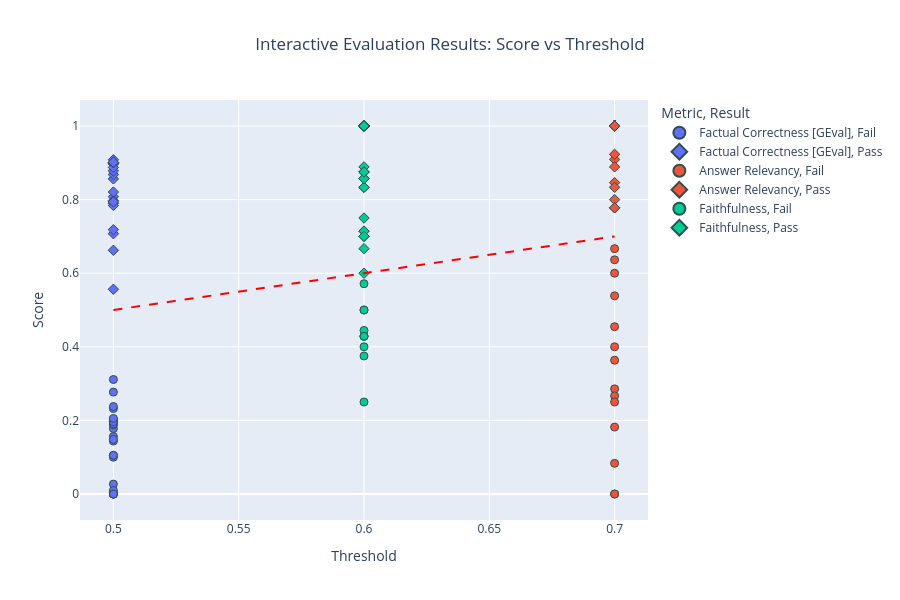
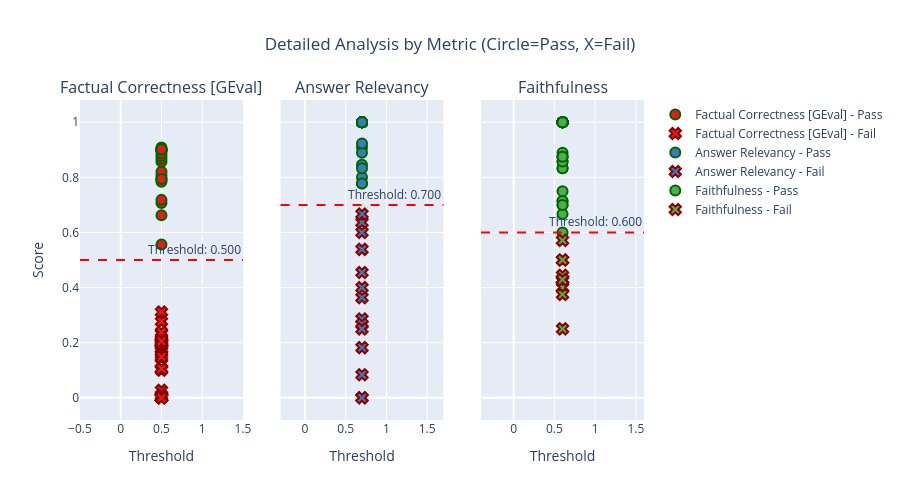

The code cell stored with these charts, in order, in its notebook:
### Markdown cell above
## 7. Interactive Scatter Plot

### Code cell
# Create an interactive scatter plot
# Create size column with minimum size for visibility
df_plot = df.copy()
df_plot['size_for_plot'] = np.maximum(df_plot['evaluation_cost'], 5)  # Minimum size of 5

# Convert boolean to string for better legend display
df_plot['success_str'] = df_plot['success'].map({True: 'Pass', False: 'Fail'})

fig = px.scatter(
    df_plot, 
    x='threshold', 
    y='score',
    color='metric_name',
    symbol='success_str',
    size='size_for_plot',
    hover_data=['success', 'evaluation_cost'],
    hover_name='metric_name',
    title='Interactive Evaluation Results: Score vs Threshold',
    labels={
        'threshold': 'Threshold',
        'score': 'Score',
        'metric_name': 'Metric',
        'success_str': 'Result',
        'evaluation_cost': 'Evaluation Cost'
    }
)

# Calculate proper bounds for diagonal line
threshold_min, threshold_max = df['threshold'].min(), df['threshold'].max()
score_min, score_max = df['score'].min(), df['score'].max()

# Use the overlapping range for the diagonal line
line_min = max(threshold_min, score_min)
line_max = min(threshold_max, score_max)

# Only add diagonal line if there's a meaningful range
if line_min < line_max:
    fig.add_shape(
        type="line",
        x0=line_min, y0=line_min,
        x1=line_max, y1=line_max,
        line=dict(color="red", width=2, dash="dash"),
        name="Score = Threshold"
    )

# Update layout for better interactivity
fig.update_layout(
    height=600,
    title_x=0.5,
    legend=dict(
        orientation="v",
        yanchor="top",
        y=1,
        xanchor="left",
        x=1.02
    )
)

# Update traces to ensure they're toggleable
fig.update_traces(
    marker=dict(size=8, line=dict(width=1, color='DarkSlateGrey')),
    selector=dict(mode='markers')
)

fig.show()

# Create an additional detailed interactive plot
print("\n" + "="*50)
print("DETAILED INTERACTIVE ANALYSIS")
print("="*50)

# Create subplots for each metric
fig2 = make_subplots(
    rows=1, cols=len(df['metric_name'].unique()),
    subplot_titles=df['metric_name'].unique(),
    shared_yaxes=True
)

colors = px.colors.qualitative.Set1
for i, metric in enumerate(df['metric_name'].unique()):
    metric_data = df[df['metric_name'] == metric]
    
    # Add scatter points for passes
    passes = metric_data[metric_data['success']]
    if len(passes) > 0:
        fig2.add_trace(
            go.Scatter(
                x=passes['threshold'],
                y=passes['score'],
                mode='markers',
                name=f'{metric} - Pass',
                marker=dict(
                    color=colors[i % len(colors)],
                    size=10,
                    symbol='circle',
                    line=dict(width=2, color='darkgreen')
                ),
                hovertemplate=f'<b>{metric} - PASS</b><br>' +
                             'Score: %{y:.3f}<br>' +
                             'Threshold: %{x:.3f}<br>' +
                             '<extra></extra>'
            ),
            row=1, col=i+1
        )
    
    # Add scatter points for failures
    failures = metric_data[~metric_data['success']]
    if len(failures) > 0:
        fig2.add_trace(
            go.Scatter(
                x=failures['threshold'],
                y=failures['score'],
                mode='markers',
                name=f'{metric} - Fail',
                marker=dict(
                    color=colors[i % len(colors)],
                    size=10,
                    symbol='x',
                    line=dict(width=2, color='darkred')
                ),
                hovertemplate=f'<b>{metric} - FAIL</b><br>' +
                             'Score: %{y:.3f}<br>' +
                             'Threshold: %{x:.3f}<br>' +
                             '<extra></extra>'
            ),
            row=1, col=i+1
        )
    
    # Add threshold line for each subplot
    threshold_val = metric_data['threshold'].iloc[0]
    fig2.add_hline(
        y=threshold_val,
        line_dash="dash",
        line_color="red",
        annotation_text=f"Threshold: {threshold_val:.3f}",
        row=1, col=i+1
    )

fig2.update_layout(
    height=500,
    title_text="Detailed Analysis by Metric (Circle=Pass, X=Fail)",
    title_x=0.5,
    showlegend=True
)

fig2.update_xaxes(title_text="Threshold")
fig2.update_yaxes(title_text="Score", col=1)

fig2.show()

### Figure 1 — Plotly figure (JSON) as saved in the notebook; plotly's stock layout.template omitted (floating-point values rounded to 4 significant figures)
{"data": [{"customdata": [[false, 0], [false, 0], [false, 0], [false, 0], [false, 0], [false, 0], [false, 0], [false, 0], [false, 0], [false, 0], [false, 0], [false, 0], [false, 0], [false, 0], [false, 0], [false, 0], [false, 0], [false, 0], [false, 0], [false, 0], [false, 0], [false, 0], [false, 0], [false, 0], [false, 0], [false, 0], [false, 0], [false, 0]], "hovertemplate": "<b>%{hovertext}</b><br><br>Metric=Factual Correctness [GEval]<br>Result=Fail<br>Threshold=%{x}<br>Score=%{y}<br>size_for_plot=%{marker.size}<br>success=%{customdata[0]}<br>Evaluation Cost=%{customdata[1]}<extra></extra>", "hovertext": ["Factual Correctness [GEval]", "Factual Correctness [GEval]", "Factual Correctness [GEval]", "Factual Correctness [GEval]", "Factual Correctness [GEval]", "Factual Correctness [GEval]", "Factual Correctness [GEval]", "Factual Correctness [GEval]", "Factual Correctness [GEval]", "Factual Correctness [GEval]", "Factual Correctness [GEval]", "Factual Correctness [GEval]", "Factual Correctness [GEval]", "Factual Correctness [GEval]", "Factual Correctness [GEval]", "Factual Correctness [GEval]", "Factual Correctness [GEval]", "Factual Correctness [GEval]", "Factual Correctness [GEval]", "Factual Correctness [GEval]", "Factual Correctness [GEval]", "Factual Correctness [GEval]", "Factual Correctness [GEval]", "Factual Correctness [GEval]", "Factual Correctness [GEval]", "Factual Correctness [GEval]", "Factual Correctness [GEval]", "Factual Correctness [GEval]"], "legendgroup": "Factual Correctness [GEval], Fail", "marker": {"color": "#636efa", "line": {"color": "DarkSlateGrey", "width": 1}, "size": 8, "sizemode": "area", "sizeref": 0.0125, "symbol": "circle"}, "mode": "markers", "name": "Factual Correctness [GEval], Fail", "orientation": "v", "showlegend": true, "type": "scatter", "x": [0.5, 0.5, 0.5, 0.5, 0.5, 0.5, 0.5, 0.5, 0.5, 0.5, 0.5, 0.5, 0.5, 0.5, 0.5, 0.5, 0.5, 0.5, 0.5, 0.5, 0.5, 0.5, 0.5, 0.5, 0.5, 0.5, 0.5, 0.5], "xaxis": "x", "y": [0.1438, 0.1562, 0.0, 0.1777, 0.2004, 0.1047, 0.1881, 0.02689, 0.0, 0.2321, 0.0, 0.3111, 0.2033, 0.2769, 0.003597, 0.0, 0.009535, 0.0, 0.1982, 0.1976, 0.2378, 0.1, 0.1905, 0.1963, 0.0, 0.2053, 0.1483, 0.1053], "yaxis": "y"}, {"customdata": [[true, 0], [true, 0], [true, 0], [true, 0], [true, 0], [true, 0], [true, 0], [true, 0], [true, 0], [true, 0], [true, 0], [true, 0], [true, 0], [true, 0], [true, 0], [true, 0], [true, 0], [true, 0], [true, 0], [true, 0], [true, 0], [true, 0]], "hovertemplate": "<b>%{hovertext}</b><br><br>Metric=Factual Correctness [GEval]<br>Result=Pass<br>Threshold=%{x}<br>Score=%{y}<br>size_for_plot=%{marker.size}<br>success=%{customdata[0]}<br>Evaluation Cost=%{customdata[1]}<extra></extra>", "hovertext": ["Factual Correctness [GEval]", "Factual Correctness [GEval]", "Factual Correctness [GEval]", "Factual Correctness [GEval]", "Factual Correctness [GEval]", "Factual Correctness [GEval]", "Factual Correctness [GEval]", "Factual Correctness [GEval]", "Factual Correctness [GEval]", "Factual Correctness [GEval]", "Factual Correctness [GEval]", "Factual Correctness [GEval]", "Factual Correctness [GEval]", "Factual Correctness [GEval]", "Factual Correctness [GEval]", "Factual Correctness [GEval]", "Factual Correctness [GEval]", "Factual Correctness [GEval]", "Factual Correctness [GEval]", "Factual Correctness [GEval]", "Factual Correctness [GEval]", "Factual Correctness [GEval]"], "legendgroup": "Factual Correctness [GEval], Pass", "marker": {"color": "#636efa", "line": {"color": "DarkSlateGrey", "width": 1}, "size": 8, "sizemode": "area", "sizeref": 0.0125, "symbol": "diamond"}, "mode": "markers", "name": "Factual Correctness [GEval], Pass", "orientation": "v", "showlegend": true, "type": "scatter", "x": [0.5, 0.5, 0.5, 0.5, 0.5, 0.5, 0.5, 0.5, 0.5, 0.5, 0.5, 0.5, 0.5, 0.5, 0.5, 0.5, 0.5, 0.5, 0.5, 0.5, 0.5, 0.5], "xaxis": "x", "y": [0.8562, 0.8977, 0.8679, 0.8777, 0.7904, 0.7073, 0.9, 0.9082, 0.8077, 0.6622, 0.9, 0.7971, 0.7843, 0.7182, 0.8971, 0.9, 0.8205, 0.8875, 0.5564, 0.794, 0.9, 0.9018], "yaxis": "y"}, {"customdata": [[false, 0], [false, 0], [false, 0], [false, 0], [false, 0], [false, 0], [false, 0], [false, 0], [false, 0], [false, 0], [false, 0], [false, 0], [false, 0], [false, 0]], "hovertemplate": "<b>%{hovertext}</b><br><br>Metric=Answer Relevancy<br>Result=Fail<br>Threshold=%{x}<br>Score=%{y}<br>size_for_plot=%{marker.size}<br>success=%{customdata[0]}<br>Evaluation Cost=%{customdata[1]}<extra></extra>", "hovertext": ["Answer Relevancy", "Answer Relevancy", "Answer Relevancy", "Answer Relevancy", "Answer Relevancy", "Answer Relevancy", "Answer Relevancy", "Answer Relevancy", "Answer Relevancy", "Answer Relevancy", "Answer Relevancy", "Answer Relevancy", "Answer Relevancy", "Answer Relevancy"], "legendgroup": "Answer Relevancy, Fail", "marker": {"color": "#EF553B", "line": {"color": "DarkSlateGrey", "width": 1}, "size": 8, "sizemode": "area", "sizeref": 0.0125, "symbol": "circle"}, "mode": "markers", "name": "Answer Relevancy, Fail", "orientation": "v", "showlegend": true, "type": "scatter", "x": [0.7, 0.7, 0.7, 0.7, 0.7, 0.7, 0.7, 0.7, 0.7, 0.7, 0.7, 0.7, 0.7, 0.7], "xaxis": "x", "y": [0.3636, 0.4545, 0.2857, 0.5385, 0.0, 0.08333, 0.2667, 0.1818, 0.4, 0.6364, 0.6667, 0.6, 0.25, 0.0], "yaxis": "y"}, {"customdata": [[true, 0], [true, 0], [true, 0], [true, 0], [true, 0], [true, 0], [true, 0], [true, 0], [true, 0], [true, 0], [true, 0], [true, 0], [true, 0], [true, 0], [true, 0], [true, 0], [true, 0], [true, 0], [true, 0], [true, 0], [true, 0], [true, 0], [true, 0], [true, 0], [true, 0], [true, 0], [true, 0], [true, 0], [true, 0], [true, 0], [true, 0], [true, 0], [true, 0], [true, 0], [true, 0], [true, 0]], "hovertemplate": "<b>%{hovertext}</b><br><br>Metric=Answer Relevancy<br>Result=Pass<br>Threshold=%{x}<br>Score=%{y}<br>size_for_plot=%{marker.size}<br>success=%{customdata[0]}<br>Evaluation Cost=%{customdata[1]}<extra></extra>", "hovertext": ["Answer Relevancy", "Answer Relevancy", "Answer Relevancy", "Answer Relevancy", "Answer Relevancy", "Answer Relevancy", "Answer Relevancy", "Answer Relevancy", "Answer Relevancy", "Answer Relevancy", "Answer Relevancy", "Answer Relevancy", "Answer Relevancy", "Answer Relevancy", "Answer Relevancy", "Answer Relevancy", "Answer Relevancy", "Answer Relevancy", "Answer Relevancy", "Answer Relevancy", "Answer Relevancy", "Answer Relevancy", "Answer Relevancy", "Answer Relevancy", "Answer Relevancy", "Answer Relevancy", "Answer Relevancy", "Answer Relevancy", "Answer Relevancy", "Answer Relevancy", "Answer Relevancy", "Answer Relevancy", "Answer Relevancy", "Answer Relevancy", "Answer Relevancy", "Answer Relevancy"], "legendgroup": "Answer Relevancy, Pass", "marker": {"color": "#EF553B", "line": {"color": "DarkSlateGrey", "width": 1}, "size": 8, "sizemode": "area", "sizeref": 0.0125, "symbol": "diamond"}, "mode": "markers", "name": "Answer Relevancy, Pass", "orientation": "v", "showlegend": true, "type": "scatter", "x": [0.7, 0.7, 0.7, 0.7, 0.7, 0.7, 0.7, 0.7, 0.7, 0.7, 0.7, 0.7, 0.7, 0.7, 0.7, 0.7, 0.7, 0.7, 0.7, 0.7, 0.7, 0.7, 0.7, 0.7, 0.7, 0.7, 0.7, 0.7, 0.7, 0.7, 0.7, 0.7, 0.7, 0.7, 0.7, 0.7], "xaxis": "x", "y": [1.0, 1.0, 1.0, 1.0, 1.0, 1.0, 0.8, 1.0, 1.0, 1.0, 1.0, 1.0, 0.8462, 1.0, 1.0, 0.9091, 1.0, 1.0, 1.0, 1.0, 1.0, 1.0, 1.0, 0.7778, 0.8889, 0.8333, 1.0, 1.0, 0.7778, 1.0, 0.9231, 1.0, 1.0, 1.0, 1.0, 1.0], "yaxis": "y"}, {"customdata": [[false, 0], [false, 0], [false, 0], [false, 0], [false, 0], [false, 0], [false, 0], [false, 0], [false, 0], [false, 0]], "hovertemplate": "<b>%{hovertext}</b><br><br>Metric=Faithfulness<br>Result=Fail<br>Threshold=%{x}<br>Score=%{y}<br>size_for_plot=%{marker.size}<br>success=%{customdata[0]}<br>Evaluation Cost=%{customdata[1]}<extra></extra>", "hovertext": ["Faithfulness", "Faithfulness", "Faithfulness", "Faithfulness", "Faithfulness", "Faithfulness", "Faithfulness", "Faithfulness", "Faithfulness", "Faithfulness"], "legendgroup": "Faithfulness, Fail", "marker": {"color": "#00cc96", "line": {"color": "DarkSlateGrey", "width": 1}, "size": 8, "sizemode": "area", "sizeref": 0.0125, "symbol": "circle"}, "mode": "markers", "name": "Faithfulness, Fail", "orientation": "v", "showlegend": true, "type": "scatter", "x": [0.6, 0.6, 0.6, 0.6, 0.6, 0.6, 0.6, 0.6, 0.6, 0.6], "xaxis": "x", "y": [0.4286, 0.4286, 0.5, 0.5714, 0.4444, 0.25, 0.4, 0.4286, 0.375, 0.5], "yaxis": "y"}, {"customdata": [[true, 0], [true, 0], [true, 0], [true, 0], [true, 0], [true, 0], [true, 0], [true, 0], [true, 0], [true, 0], [true, 0], [true, 0], [true, 0], [true, 0], [true, 0], [true, 0], [true, 0], [true, 0], [true, 0], [true, 0], [true, 0], [true, 0], [true, 0], [true, 0], [true, 0], [true, 0], [true, 0], [true, 0], [true, 0], [true, 0], [true, 0], [true, 0], [true, 0], [true, 0], [true, 0], [true, 0], [true, 0], [true, 0], [true, 0], [true, 0]], "hovertemplate": "<b>%{hovertext}</b><br><br>Metric=Faithfulness<br>Result=Pass<br>Threshold=%{x}<br>Score=%{y}<br>size_for_plot=%{marker.size}<br>success=%{customdata[0]}<br>Evaluation Cost=%{customdata[1]}<extra></extra>", "hovertext": ["Faithfulness", "Faithfulness", "Faithfulness", "Faithfulness", "Faithfulness", "Faithfulness", "Faithfulness", "Faithfulness", "Faithfulness", "Faithfulness", "Faithfulness", "Faithfulness", "Faithfulness", "Faithfulness", "Faithfulness", "Faithfulness", "Faithfulness", "Faithfulness", "Faithfulness", "Faithfulness", "Faithfulness", "Faithfulness", "Faithfulness", "Faithfulness", "Faithfulness", "Faithfulness", "Faithfulness", "Faithfulness", "Faithfulness", "Faithfulness", "Faithfulness", "Faithfulness", "Faithfulness", "Faithfulness", "Faithfulness", "Faithfulness", "Faithfulness", "Faithfulness", "Faithfulness", "Faithfulness"], "legendgroup": "Faithfulness, Pass", "marker": {"color": "#00cc96", "line": {"color": "DarkSlateGrey", "width": 1}, "size": 8, "sizemode": "area", "sizeref": 0.0125, "symbol": "diamond"}, "mode": "markers", "name": "Faithfulness, Pass", "orientation": "v", "showlegend": true, "type": "scatter", "x": [0.6, 0.6, 0.6, 0.6, 0.6, 0.6, 0.6, 0.6, 0.6, 0.6, 0.6, 0.6, 0.6, 0.6, 0.6, 0.6, 0.6, 0.6, 0.6, 0.6, 0.6, 0.6, 0.6, 0.6, 0.6, 0.6, 0.6, 0.6, 0.6, 0.6, 0.6, 0.6, 0.6, 0.6, 0.6, 0.6, 0.6, 0.6, 0.6, 0.6], "xaxis": "x", "y": [1.0, 1.0, 1.0, 0.8889, 1.0, 1.0, 1.0, 1.0, 1.0, 1.0, 0.7143, 1.0, 0.7, 1.0, 1.0, 0.6667, 1.0, 1.0, 0.7143, 0.875, 1.0, 1.0, 0.8333, 1.0, 0.6, 0.875, 0.7, 1.0, 1.0, 1.0, 1.0, 0.8571, 1.0, 1.0, 1.0, 0.75, 0.8333, 1.0, 0.8571, 0.875], "yaxis": "y"}], "layout": {"height": 600, "legend": {"itemsizing": "constant", "orientation": "v", "title": {"text": "Metric, Result"}, "tracegroupgap": 0, "x": 1.02, "xanchor": "left", "y": 1, "yanchor": "top"}, "shapes": [{"line": {"color": "red", "dash": "dash", "width": 2}, "name": "Score = Threshold", "type": "line", "x0": 0.5, "x1": 0.7, "y0": 0.5, "y1": 0.7}], "title": {"text": "Interactive Evaluation Results: Score vs Threshold", "x": 0.5}, "xaxis": {"anchor": "y", "domain": [0, 1], "title": {"text": "Threshold"}}, "yaxis": {"anchor": "x", "domain": [0, 1], "title": {"text": "Score"}}}}

### Figure 2 — Plotly figure (JSON) as saved in the notebook; plotly's stock layout.template omitted (floating-point values rounded to 4 significant figures)
{"data": [{"hovertemplate": "<b>Factual Correctness [GEval] - PASS</b><br>Score: %{y:.3f}<br>Threshold: %{x:.3f}<br><extra></extra>", "marker": {"color": "rgb(228,26,28)", "line": {"color": "darkgreen", "width": 2}, "size": 10, "symbol": "circle"}, "mode": "markers", "name": "Factual Correctness [GEval] - Pass", "type": "scatter", "x": [0.5, 0.5, 0.5, 0.5, 0.5, 0.5, 0.5, 0.5, 0.5, 0.5, 0.5, 0.5, 0.5, 0.5, 0.5, 0.5, 0.5, 0.5, 0.5, 0.5, 0.5, 0.5], "xaxis": "x", "y": [0.8562, 0.8977, 0.8679, 0.8777, 0.7904, 0.7073, 0.9, 0.9082, 0.8077, 0.6622, 0.9, 0.7971, 0.7843, 0.7182, 0.8971, 0.9, 0.8205, 0.8875, 0.5564, 0.794, 0.9, 0.9018], "yaxis": "y"}, {"hovertemplate": "<b>Factual Correctness [GEval] - FAIL</b><br>Score: %{y:.3f}<br>Threshold: %{x:.3f}<br><extra></extra>", "marker": {"color": "rgb(228,26,28)", "line": {"color": "darkred", "width": 2}, "size": 10, "symbol": "x"}, "mode": "markers", "name": "Factual Correctness [GEval] - Fail", "type": "scatter", "x": [0.5, 0.5, 0.5, 0.5, 0.5, 0.5, 0.5, 0.5, 0.5, 0.5, 0.5, 0.5, 0.5, 0.5, 0.5, 0.5, 0.5, 0.5, 0.5, 0.5, 0.5, 0.5, 0.5, 0.5, 0.5, 0.5, 0.5, 0.5], "xaxis": "x", "y": [0.1438, 0.1562, 0.0, 0.1777, 0.2004, 0.1047, 0.1881, 0.02689, 0.0, 0.2321, 0.0, 0.3111, 0.2033, 0.2769, 0.003597, 0.0, 0.009535, 0.0, 0.1982, 0.1976, 0.2378, 0.1, 0.1905, 0.1963, 0.0, 0.2053, 0.1483, 0.1053], "yaxis": "y"}, {"hovertemplate": "<b>Answer Relevancy - PASS</b><br>Score: %{y:.3f}<br>Threshold: %{x:.3f}<br><extra></extra>", "marker": {"color": "rgb(55,126,184)", "line": {"color": "darkgreen", "width": 2}, "size": 10, "symbol": "circle"}, "mode": "markers", "name": "Answer Relevancy - Pass", "type": "scatter", "x": [0.7, 0.7, 0.7, 0.7, 0.7, 0.7, 0.7, 0.7, 0.7, 0.7, 0.7, 0.7, 0.7, 0.7, 0.7, 0.7, 0.7, 0.7, 0.7, 0.7, 0.7, 0.7, 0.7, 0.7, 0.7, 0.7, 0.7, 0.7, 0.7, 0.7, 0.7, 0.7, 0.7, 0.7, 0.7, 0.7], "xaxis": "x2", "y": [1.0, 1.0, 1.0, 1.0, 1.0, 1.0, 0.8, 1.0, 1.0, 1.0, 1.0, 1.0, 0.8462, 1.0, 1.0, 0.9091, 1.0, 1.0, 1.0, 1.0, 1.0, 1.0, 1.0, 0.7778, 0.8889, 0.8333, 1.0, 1.0, 0.7778, 1.0, 0.9231, 1.0, 1.0, 1.0, 1.0, 1.0], "yaxis": "y2"}, {"hovertemplate": "<b>Answer Relevancy - FAIL</b><br>Score: %{y:.3f}<br>Threshold: %{x:.3f}<br><extra></extra>", "marker": {"color": "rgb(55,126,184)", "line": {"color": "darkred", "width": 2}, "size": 10, "symbol": "x"}, "mode": "markers", "name": "Answer Relevancy - Fail", "type": "scatter", "x": [0.7, 0.7, 0.7, 0.7, 0.7, 0.7, 0.7, 0.7, 0.7, 0.7, 0.7, 0.7, 0.7, 0.7], "xaxis": "x2", "y": [0.3636, 0.4545, 0.2857, 0.5385, 0.0, 0.08333, 0.2667, 0.1818, 0.4, 0.6364, 0.6667, 0.6, 0.25, 0.0], "yaxis": "y2"}, {"hovertemplate": "<b>Faithfulness - PASS</b><br>Score: %{y:.3f}<br>Threshold: %{x:.3f}<br><extra></extra>", "marker": {"color": "rgb(77,175,74)", "line": {"color": "darkgreen", "width": 2}, "size": 10, "symbol": "circle"}, "mode": "markers", "name": "Faithfulness - Pass", "type": "scatter", "x": [0.6, 0.6, 0.6, 0.6, 0.6, 0.6, 0.6, 0.6, 0.6, 0.6, 0.6, 0.6, 0.6, 0.6, 0.6, 0.6, 0.6, 0.6, 0.6, 0.6, 0.6, 0.6, 0.6, 0.6, 0.6, 0.6, 0.6, 0.6, 0.6, 0.6, 0.6, 0.6, 0.6, 0.6, 0.6, 0.6, 0.6, 0.6, 0.6, 0.6], "xaxis": "x3", "y": [1.0, 1.0, 1.0, 0.8889, 1.0, 1.0, 1.0, 1.0, 1.0, 1.0, 0.7143, 1.0, 0.7, 1.0, 1.0, 0.6667, 1.0, 1.0, 0.7143, 0.875, 1.0, 1.0, 0.8333, 1.0, 0.6, 0.875, 0.7, 1.0, 1.0, 1.0, 1.0, 0.8571, 1.0, 1.0, 1.0, 0.75, 0.8333, 1.0, 0.8571, 0.875], "yaxis": "y3"}, {"hovertemplate": "<b>Faithfulness - FAIL</b><br>Score: %{y:.3f}<br>Threshold: %{x:.3f}<br><extra></extra>", "marker": {"color": "rgb(77,175,74)", "line": {"color": "darkred", "width": 2}, "size": 10, "symbol": "x"}, "mode": "markers", "name": "Faithfulness - Fail", "type": "scatter", "x": [0.6, 0.6, 0.6, 0.6, 0.6, 0.6, 0.6, 0.6, 0.6, 0.6], "xaxis": "x3", "y": [0.4286, 0.4286, 0.5, 0.5714, 0.4444, 0.25, 0.4, 0.4286, 0.375, 0.5], "yaxis": "y3"}], "layout": {"annotations": [{"font": {"size": 16}, "showarrow": false, "text": "Factual Correctness [GEval]", "x": 0.1444, "xanchor": "center", "xref": "paper", "y": 1, "yanchor": "bottom", "yref": "paper"}, {"font": {"size": 16}, "showarrow": false, "text": "Answer Relevancy", "x": 0.5, "xanchor": "center", "xref": "paper", "y": 1, "yanchor": "bottom", "yref": "paper"}, {"font": {"size": 16}, "showarrow": false, "text": "Faithfulness", "x": 0.8556, "xanchor": "center", "xref": "paper", "y": 1, "yanchor": "bottom", "yref": "paper"}, {"showarrow": false, "text": "Threshold: 0.500", "x": 1, "xanchor": "right", "xref": "x domain", "y": 0.5, "yanchor": "bottom", "yref": "y"}, {"showarrow": false, "text": "Threshold: 0.700", "x": 1, "xanchor": "right", "xref": "x2 domain", "y": 0.7, "yanchor": "bottom", "yref": "y2"}, {"showarrow": false, "text": "Threshold: 0.600", "x": 1, "xanchor": "right", "xref": "x3 domain", "y": 0.6, "yanchor": "bottom", "yref": "y3"}], "height": 500, "shapes": [{"line": {"color": "red", "dash": "dash"}, "type": "line", "x0": 0, "x1": 1, "xref": "x domain", "y0": 0.5, "y1": 0.5, "yref": "y"}, {"line": {"color": "red", "dash": "dash"}, "type": "line", "x0": 0, "x1": 1, "xref": "x2 domain", "y0": 0.7, "y1": 0.7, "yref": "y2"}, {"line": {"color": "red", "dash": "dash"}, "type": "line", "x0": 0, "x1": 1, "xref": "x3 domain", "y0": 0.6, "y1": 0.6, "yref": "y3"}], "showlegend": true, "title": {"text": "Detailed Analysis by Metric (Circle=Pass, X=Fail)", "x": 0.5}, "xaxis": {"anchor": "y", "domain": [0, 0.2889], "title": {"text": "Threshold"}}, "xaxis2": {"anchor": "y2", "domain": [0.3556, 0.6444], "title": {"text": "Threshold"}}, "xaxis3": {"anchor": "y3", "domain": [0.7111, 1], "title": {"text": "Threshold"}}, "yaxis": {"anchor": "x", "domain": [0, 1], "title": {"text": "Score"}}, "yaxis2": {"anchor": "x2", "domain": [0, 1], "matches": "y", "showticklabels": false}, "yaxis3": {"anchor": "x3", "domain": [0, 1], "matches": "y", "showticklabels": false}}}
